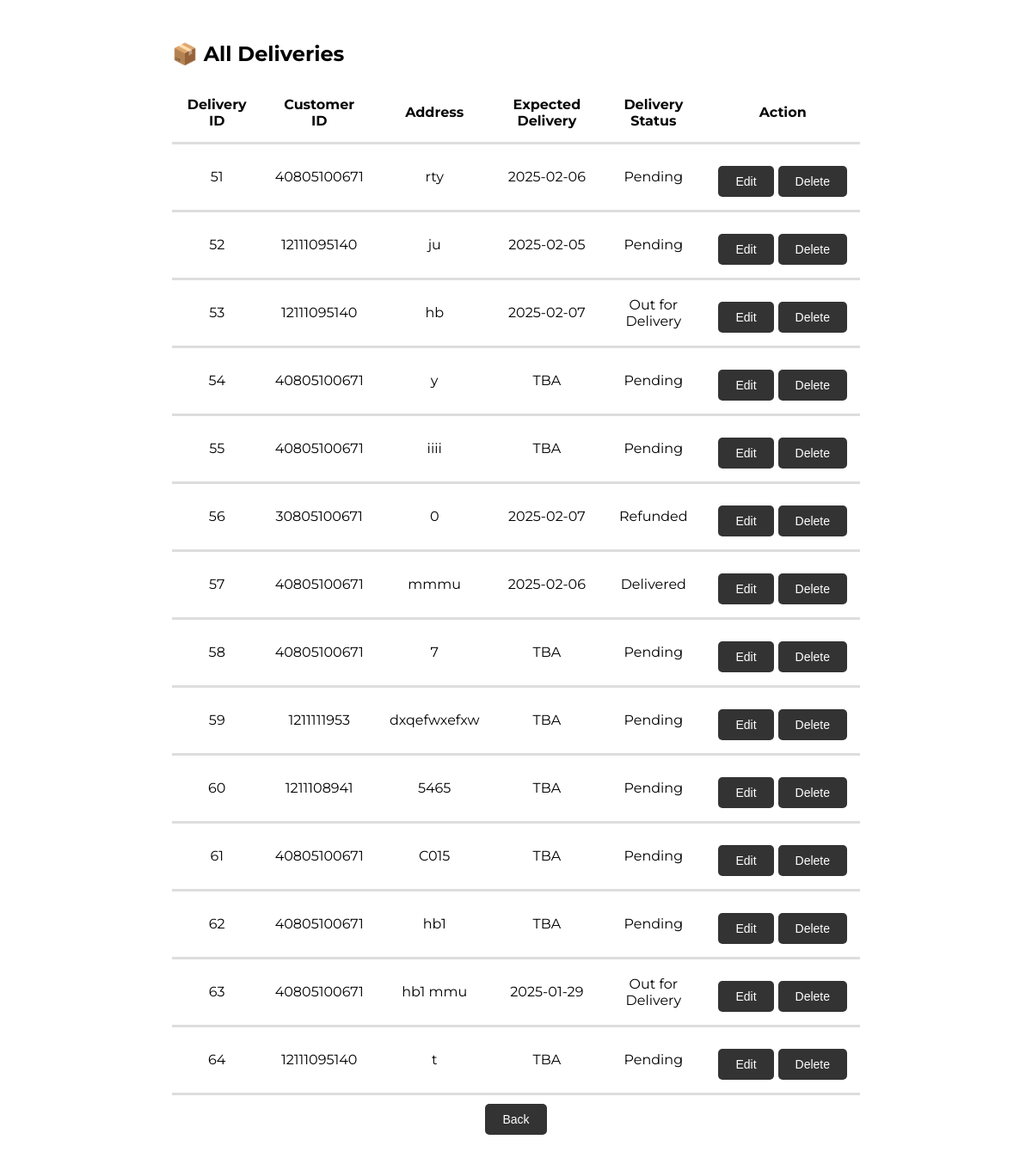
The page /viewdel on the database as committed earlier.
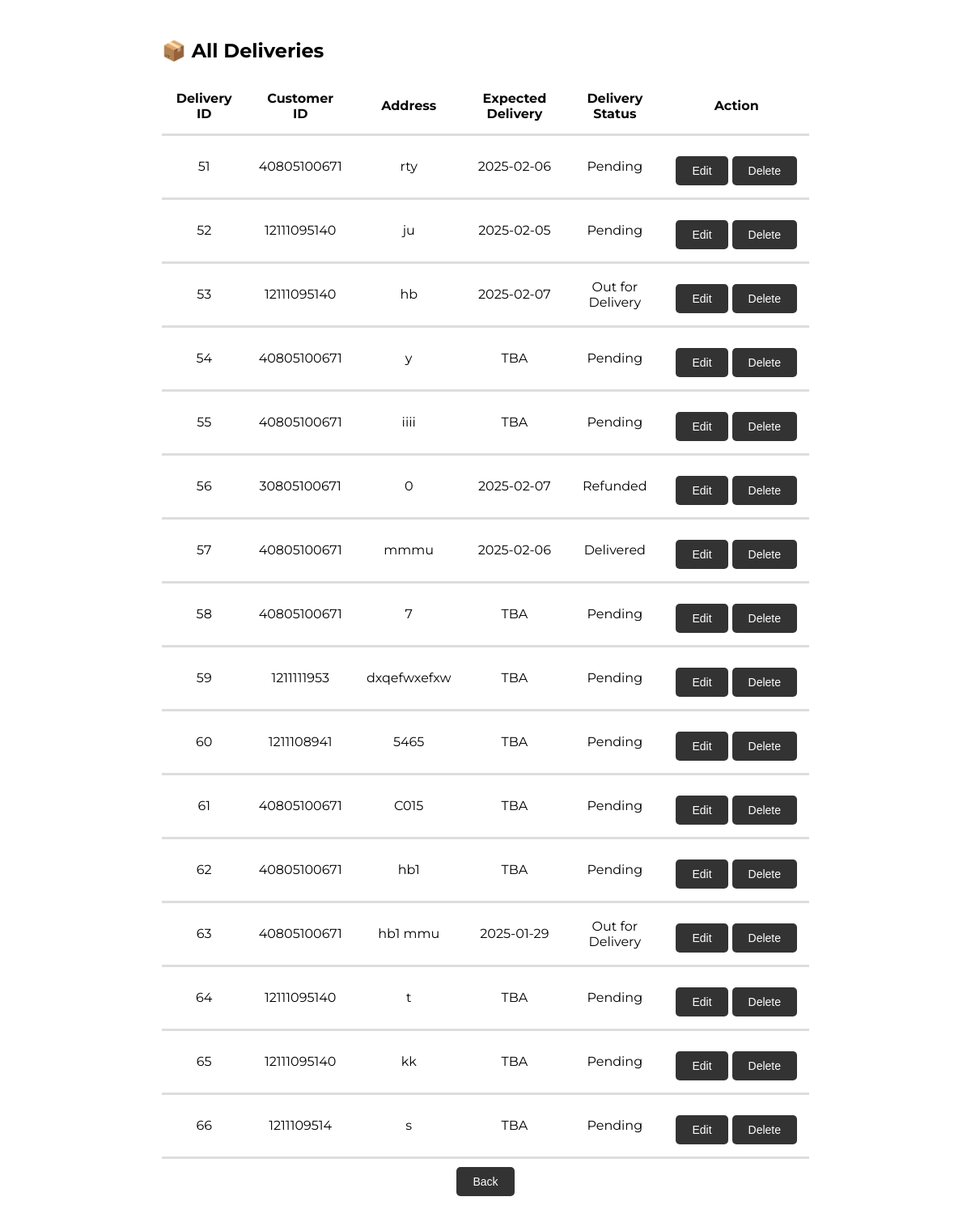
The same page on the database as committed later.
### main.py (models this page shows)
class Delivery(db.Model):
    id = db.Column(db.Integer, primary_key=True)
    customer_id = db.Column(db.Integer, db.ForeignKey('customer.id'), nullable=False)  # Link to customer
    delivery_status = db.Column(db.String(50), default="Pending")
    expected_delivery_date = db.Column(db.String(50), nullable=False)
    address = db.Column(db.String(255), nullable=False)
    customer = db.relationship('customer', backref=db.backref('deliveries', lazy=True))

### main.py (the view)
@tandtweb.route('/viewdel', methods=['GET'])
def view_del():
    delivery_list = Delivery.query.all()
    return render_template('viewdel.html', delivery_list=delivery_list)

### templates/viewdel.html (shortened to what this page needs)
<!DOCTYPE html>
<html lang="en">
<head>
    <link rel="stylesheet" href="/static/cart.css">
</head>
<body>
    <div class="container mt-5">
        <h2>📦 All Deliveries</h2>
        <table class="viewdeliveryy">
            <thead>
                <tr>
                    <th>Delivery ID</th>
                    <th>Customer ID</th>
                    <th>Address</th>
                    <th>Expected Delivery</th>
                    <th>Delivery Status</th>
                    <th>Action</th>
                </tr>
            </thead>
            <tbody>
                {% for delivery in delivery_list %}
                    <tr>
                        <td>{{ delivery.id }}</td>
                        <td>{{ delivery.customer_id }}</td>
                        <td>{{ delivery.address }}</td>
                        <td>{{ delivery.expected_delivery_date }}</td>
                        <td>{{ delivery.delivery_status }}</td>
                        <td>
                            <div class="buttons-container">
                                <form action="/editdel/{{ delivery.id}}" method="GET" style="display: inline;">
                                    <button type="submit" class="edit">Edit</button>
                                </form>
                                <form action="/deletedelivery/{{ delivery.id }}" method="POST" style="display: inline;"
                                onsubmit="return confirm('Are you sure you want to delete this delivery?')">
                                    <button type="submit" class="delete">Delete</button>
                                </form>
                            </div>
                        </td>
                    </tr>
                {% endfor %}
            </tbody>
        </table>
    </div>
    <div class="buttons-container">
        <button type="button" onclick="window.location.href='/courierhome'">Back</button>
    </div>
</body>
</html>

Rows that differ between the two databases and show on the page:
added Delivery: id "65", customer_id "12111095140", address "kk", expected_delivery_date "TBA", delivery_status "Pending"
added Delivery: id "66", customer_id "1211109514", address "s", expected_delivery_date "TBA", delivery_status "Pending"
